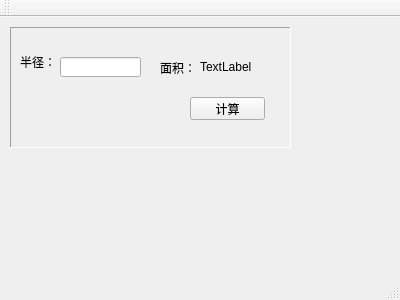
<?xml version="1.0" encoding="UTF-8"?>
<ui version="4.0">
 <class>Dialog</class>
 <widget class="QMainWindow" name="Dialog">
  <property name="geometry">
   <rect>
    <x>0</x>
    <y>0</y>
    <width>400</width>
    <height>300</height>
   </rect>
  </property>
  <property name="windowTitle">
   <string>Dialog</string>
  </property>
  <widget class="QWidget" name="centralWidget">
   <widget class="QLabel" name="radiusLabel">
    <property name="geometry">
     <rect>
      <x>20</x>
      <y>30</y>
      <width>41</width>
      <height>29</height>
     </rect>
    </property>
    <property name="text">
     <string>半径：</string>
    </property>
   </widget>
   <widget class="QLabel" name="areaLbel_1">
    <property name="geometry">
     <rect>
      <x>160</x>
      <y>40</y>
      <width>61</width>
      <height>21</height>
     </rect>
    </property>
    <property name="text">
     <string>面积：</string>
    </property>
   </widget>
   <widget class="QLabel" name="areaLabel2">
    <property name="geometry">
     <rect>
      <x>200</x>
      <y>40</y>
      <width>71</width>
      <height>20</height>
     </rect>
    </property>
    <property name="text">
     <string>TextLabel</string>
    </property>
   </widget>
   <widget class="QLineEdit" name="lineEdit_2">
    <property name="geometry">
     <rect>
      <x>60</x>
      <y>40</y>
      <width>81</width>
      <height>20</height>
     </rect>
    </property>
   </widget>
   <widget class="QPushButton" name="countBtn">
    <property name="geometry">
     <rect>
      <x>190</x>
      <y>80</y>
      <width>75</width>
      <height>23</height>
     </rect>
    </property>
    <property name="text">
     <string>计算</string>
    </property>
   </widget>
   <widget class="QFrame" name="frame">
    <property name="geometry">
     <rect>
      <x>10</x>
      <y>10</y>
      <width>281</width>
      <height>121</height>
     </rect>
    </property>
    <property name="frameShape">
     <enum>QFrame::Panel</enum>
    </property>
    <property name="frameShadow">
     <enum>QFrame::Sunken</enum>
    </property>
   </widget>
   <zorder>frame</zorder>
   <zorder>radiusLabel</zorder>
   <zorder>areaLbel_1</zorder>
   <zorder>areaLabel2</zorder>
   <zorder>lineEdit_2</zorder>
   <zorder>countBtn</zorder>
   <zorder>lineEdit_2</zorder>
   <zorder>radiusLabel</zorder>
   <zorder>areaLbel_1</zorder>
   <zorder>areaLabel2</zorder>
  </widget>
  <widget class="QMenuBar" name="menuBar">
   <property name="geometry">
    <rect>
     <x>0</x>
     <y>0</y>
     <width>400</width>
     <height>23</height>
    </rect>
   </property>
  </widget>
  <widget class="QToolBar" name="mainToolBar">
   <attribute name="toolBarArea">
    <enum>TopToolBarArea</enum>
   </attribute>
   <attribute name="toolBarBreak">
    <bool>false</bool>
   </attribute>
  </widget>
  <widget class="QStatusBar" name="statusBar"/>
 </widget>
 <layoutdefault spacing="6" margin="11"/>
 <resources/>
 <connections/>
</ui>
